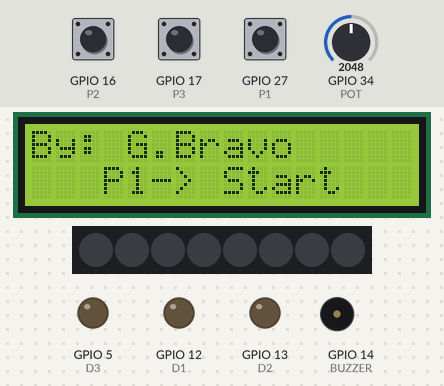
The sketch below on a simulated ESP32. On the bench: 16×2 character LCD, 8 RGB LEDs in strip order, left to right, output pins drawn as LEDs (lit = HIGH), buzzer (waves = sounding). The inputs (shaded band) are chosen by the test bench; at power-on: GPIO 27 (P1) HIGH, GPIO 34 (POT) = 2048, GPIO 17 (P3) HIGH, GPIO 16 (P2) HIGH. Dim RGB values are drawn brighter than linear; what the sketch prints to the serial monitor is not drawn.

Above: at 3.3 s.
3.4 s: GPIO 27 (P1) pulled LOW for 0.15 s
At 4.0 s:
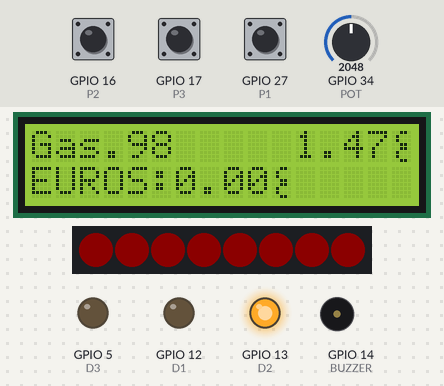
5.1 s: GPIO 34 (POT) set to 2657
6.6 s: GPIO 34 (POT) set to 2768
At 7.1 s:
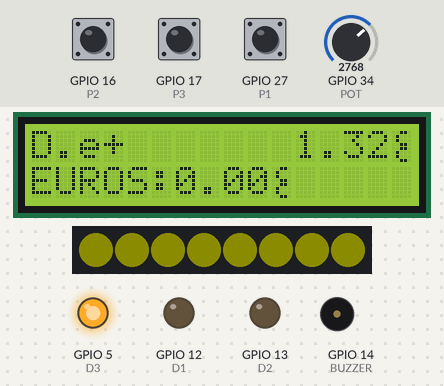
8.1 s: GPIO 17 (P3) pulled LOW for 0.15 s
At 9.0 s:
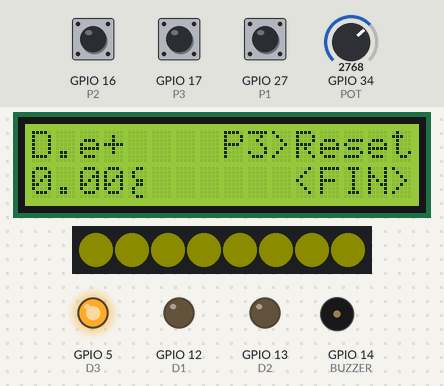
9.7 s: GPIO 27 (P1) pulled LOW for 1 s
At 11.2 s:
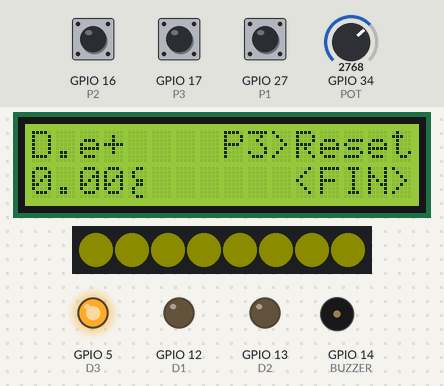
11.3 s: GPIO 27 (P1) pulled LOW for 3.2 s
At 15.8 s:
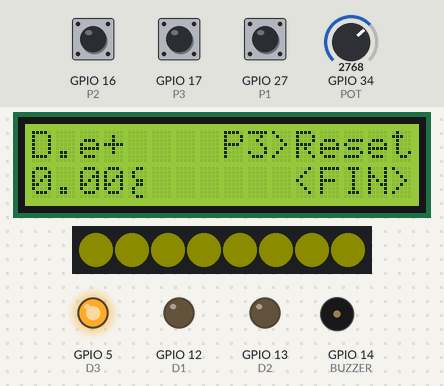
Timing chart, 0 to 16.1 s (numbered marks = the images above; inputs shaded):
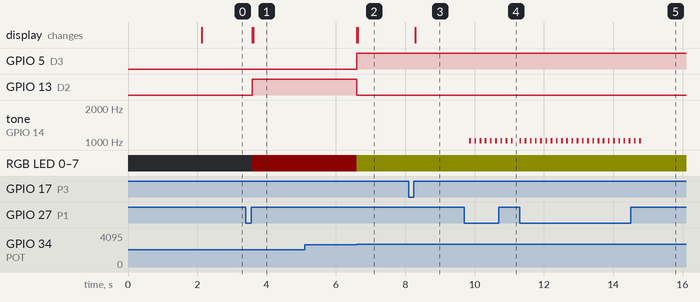

The sketch:

SurtidorNPS.ino
```cpp
#include <LiquidCrystal_PCF8574.h>
#include <Adafruit_NeoPixel.h>

#define NUMPIXELS 8
#define PIN 26

#define BUZZER 14

#define POT 34

#define P1 27
#define P2 16
#define P3 17

#define D1 12
#define D2 13
#define D3 5
#define D4 23

LiquidCrystal_PCF8574 lcd(0x3F);
Adafruit_NeoPixel tira = Adafruit_NeoPixel(NUMPIXELS, PIN, NEO_GRB + NEO_KHZ800);

#define EURO byte(0)
byte euroChar[] = {
  B00110,
  B01000,
  B01000,
  B00110,
  B00110,
  B01000,
  B01000,
  B00110
};


String tipoGas[4] = {"Gas.95", "Gas.98", "D.e+", "D.Nexa"};
float pvpGas[4] = {1.31, 1.47, 1.32, 1.43};

String pantalla = "inicio";
int gasSeleccionado = 0;

long tempSurtidorP1 = -1;
long tempSurtidorP2 = -1;

long tempAlarma = -1;
bool alarmaActiva = false;
int contAlarma = 0;

long tempAlarma2 = -1;
bool alarma2Activa = false;
int contAlarma2 = 0;

float dineroCliente = 0;

bool p1presionado = false;
bool p2presionado = false;
bool p3presionado = false;

bool dibujarInicio = true;
bool dibujarSurtidor = false;
bool dibujarSurtidor2 = false;

void alarma()
{
  if(contAlarma == 2)
  {
    contAlarma = 0;
    alarmaActiva = false;
  }

  if(!alarmaActiva) return;

  if(tempAlarma == -1) tempAlarma = millis();

  if(millis() - tempAlarma >= 150)
  {
    tone(BUZZER, 1024, 50);
    contAlarma++;
    tempAlarma = millis();
  }
}

void alarma2()
{
  if(contAlarma2 == 3)
  {
    contAlarma2 = 0;
    alarma2Activa = false;
  }

  if(!alarma2Activa) return;

  if(tempAlarma2 == -1) tempAlarma2 = millis();

  if(millis() - tempAlarma2 >= 150)
  {
    tone(BUZZER, 1024, 50);
    contAlarma2++;
    tempAlarma2 = millis();
  }
}

void setup()
{
  lcd.begin(16, 2);
  lcd.setBacklight(255);
  lcd.createChar(0, euroChar);

  Serial.begin(9600);
  Serial.println("Surtidor listo. Introduzca nuevo precio en centimos (0-500)");

  tira.begin();
  tira.setBrightness(64);
  tira.clear();

  pinMode(P1, INPUT_PULLUP);
  pinMode(P2, INPUT_PULLUP);
  pinMode(P3, INPUT_PULLUP);

  pinMode(D1, OUTPUT);
  pinMode(D2, OUTPUT);
  pinMode(D3, OUTPUT);
  pinMode(D4, OUTPUT);

  lcd.clear();
  lcd.home();
  lcd.print("Simulador de");
  lcd.setCursor(0, 1);
  lcd.print("combustible v1.0");
  delay(2000);
}

void loop()
{
  if(!digitalRead(P1)) p1presionado = true;
  if(!digitalRead(P2)) p2presionado = true;
  if(!digitalRead(P3)) p3presionado = true;

  if(pantalla == "inicio")
  {
    if(dibujarInicio)
    {
      dibujarInicio = false;
      lcd.clear();
      lcd.setCursor(0, 0);
      lcd.print("By: G.Bravo");
      lcd.setCursor(0, 1);
      lcd.print("   P1-> Start");
    }

    if(digitalRead(P1) && p1presionado)
    {
      p1presionado = false;
      pantalla = "surtidor";
      dibujarSurtidor = true;
    }
  }

  if(pantalla == "surtidor")
  {
    if(dibujarSurtidor)
    {
      dibujarSurtidor = false;

      lcd.clear();
      lcd.setCursor(0,0);
      lcd.print(tipoGas[gasSeleccionado]);
      int espacios = 16 - (tipoGas[gasSeleccionado].length() + String(pvpGas[gasSeleccionado]).length() + 1);

      for(int i = 0; i < espacios; i++) lcd.print(" ");

      lcd.print(String(pvpGas[gasSeleccionado]));
      lcd.write(EURO);

      lcd.setCursor(0, 1);
      lcd.print("EUROS:" + String(dineroCliente));
      lcd.write(EURO);
    }

    int valorPot = map(analogRead(POT), 0, 4095, 0, 3);

    if(valorPot != gasSeleccionado)
    {
      gasSeleccionado = valorPot;
      dibujarSurtidor = true;
    }

    digitalWrite(D1, gasSeleccionado == 0);
    digitalWrite(D2, gasSeleccionado == 1);
    digitalWrite(D3, gasSeleccionado == 2);
    digitalWrite(D4, gasSeleccionado == 3);

    int r, g, b;

    if(gasSeleccionado == 0)
    {
      r = 0;
      g = 50;
      b = 0;
    }

    if(gasSeleccionado == 1)
    {
      r = 50;
      g = 0;
      b = 0;
    }

    if(gasSeleccionado == 2)
    {
      r = 50;
      g = 50;
      b = 0;
    }

    for(int i = 0; i < NUMPIXELS; i++)
    {
      tira.setPixelColor(i, tira.Color(r, g, b));
      tira.show();
    }

    if(!digitalRead(P1))
    {
      if(tempSurtidorP1 == -1) tempSurtidorP1 = millis();

      if(millis() - tempSurtidorP1 >= 200)
      {
        dineroCliente += 0.5;
        dibujarSurtidor = true;
        tempSurtidorP1 = millis();
      }
    }

    if(!digitalRead(P2) && dineroCliente > 0.0)
    {
      if(tempSurtidorP2 == -1) tempSurtidorP2 = millis();

      if(millis() - tempSurtidorP2 >= 200)
      {
        dineroCliente -= 0.5;
        dibujarSurtidor = true;
        tempSurtidorP2 = millis();
      }
    }

    if(Serial.available())
    {
      int input = Serial.parseInt();

      if(input >= 0 && input <= 500)
      {
        int euros = input / 100;
        float cent = (input % 100) * 0.01;

        float precio = euros + cent;

        pvpGas[gasSeleccionado] = precio;
        dibujarSurtidor = true;
      }
      else
      {
        alarmaActiva = true;
      }
    }

    if(digitalRead(P3) && p3presionado)
    {
      p3presionado = false;
      pantalla = "surtidor2";
      dibujarSurtidor2 = true;
    }
  }

  if(pantalla == "surtidor2")
  {
    if(dibujarSurtidor2)
    {
      dibujarSurtidor2 = false;
      lcd.clear();
      lcd.print(tipoGas[gasSeleccionado]);
      int espacios = 16 - (tipoGas[gasSeleccionado].length() + String("P3>Reset").length());

      for(int i = 0; i < espacios; i++) lcd.print(" ");

      lcd.print("P3>Reset");
      lcd.setCursor(0, 1);
      lcd.print(String(dineroCliente));
      lcd.write(EURO);

      String textoInferior = dineroCliente == 0.0 ? "<FIN>" : "P1>REPOS";

      espacios = 16 - (String(dineroCliente).length() + 1 + textoInferior.length());

      for(int i = 0; i < espacios; i++) lcd.print(" ");

      lcd.print(textoInferior);
    }

    if(digitalRead(P3) && p3presionado)
    {
      p3presionado = false;
      pantalla = "surtidor";
      dibujarSurtidor = true;
      tempSurtidorP1 = -1;
    }

    if(!digitalRead(P1))
    {
      if(dineroCliente > 0)
      {
        if(tempSurtidorP1 == -1) tempSurtidorP1 = millis();

        if(millis() - tempSurtidorP1 >= 100)
        {
          tempSurtidorP1 = millis();
          dineroCliente -= 0.5;
          dibujarSurtidor2 = true;
        }
      }
      else
      {
        if(!alarma2Activa)
        {
          alarma2Activa = true;
        }
      }
    }
  }

  alarma();
  alarma2();
}
```

Measured:
- the behaviour switches between 2729 and 2730 on GPIO 34 (POT) (found by bisection; images 1 and 2)
- after the input at 3.4 s, GPIO 13 (D2): LOW → HIGH after 0.18 s; RGB LED 0–7: off → RGB(12, 0, 0) after 0.18 s; the display: first changes after 0.18 s (image 1 shows a later state)
- after the input at 5.1 s, every drawn part: stays the same
- after the input at 6.6 s, GPIO 5 (D3): LOW → HIGH at once; GPIO 13 (D2): HIGH → LOW at once; RGB LED 0–7: RGB(12, 0, 0) → RGB(12, 12, 0) at once
- after the input at 8.1 s, the display: changes after 0.18 s (image 3)
- after the input at 9.7 s, tone on GPIO 14 (BUZZER): alternates 1024 Hz for 0.05 s and silent for 0.10 s, starting after 0.15 s
- after the input at 11.3 s, tone on GPIO 14 (BUZZER): alternates 1024 Hz for 0.05 s and silent for 0.10 s, 48 changes in all, then stays silent, starting at once
